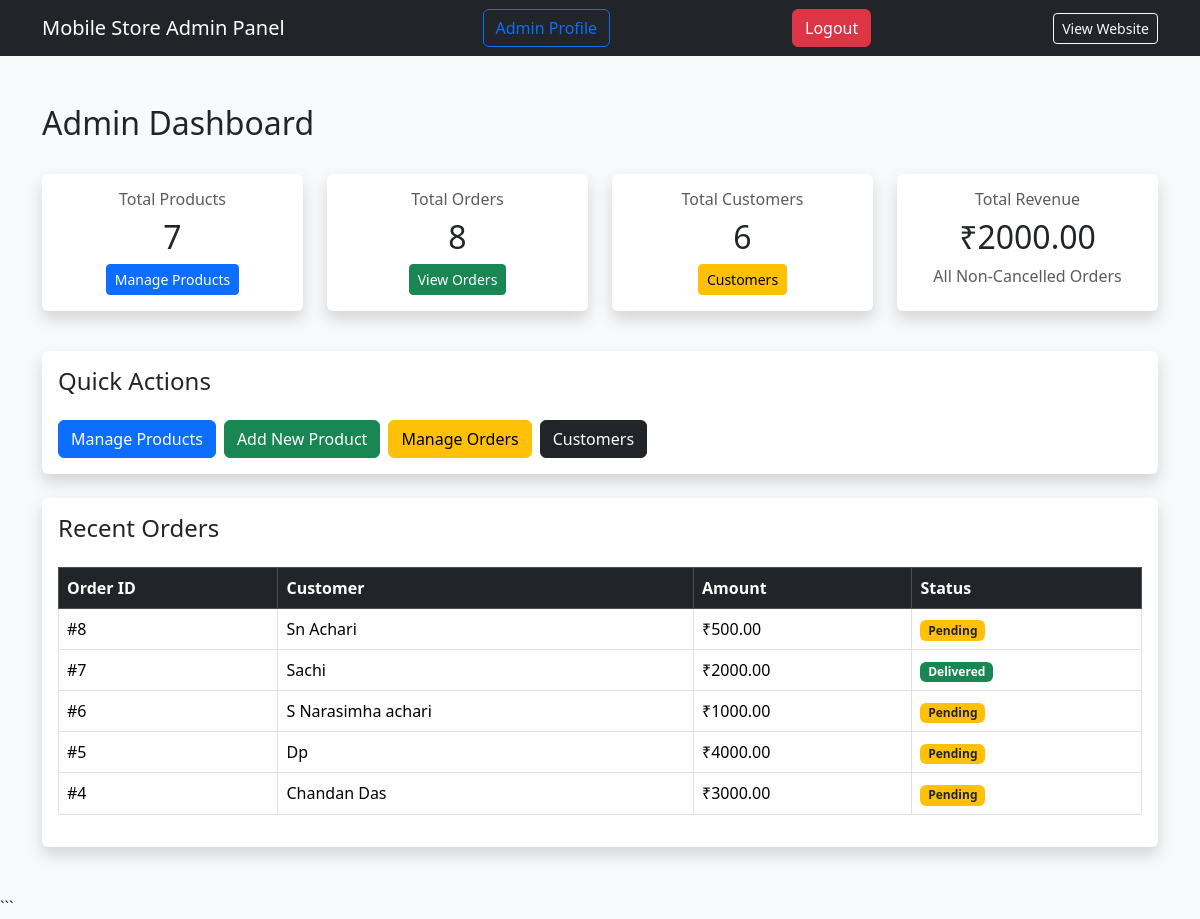
Screenshot of /admin/dashboard (signed in) with the database file from the repository.
### tables this page shows
CREATE TABLE orders (
        id INTEGER PRIMARY KEY AUTOINCREMENT,
        user_id INTEGER NOT NULL,
        customer_name TEXT NOT NULL,
        phone TEXT NOT NULL,
        address TEXT NOT NULL,
        total_amount REAL NOT NULL,
        payment_method TEXT NOT NULL,
        payment_status TEXT NOT NULL DEFAULT 'Pending',
        order_status TEXT NOT NULL DEFAULT 'Pending',
        order_date TIMESTAMP DEFAULT CURRENT_TIMESTAMP
    );

### app.py (the view)
@app.route('/admin/dashboard')
def admin_dashboard():
    if not admin_required():
        flash('Please login first!', 'danger')
        return redirect('/admin/login')
    conn = get_db_connection()
    total_products = conn.execute("""
        SELECT COUNT(*) FROM products
    """).fetchone()[0]
    total_orders = conn.execute("""
        SELECT COUNT(*) FROM orders
    """).fetchone()[0]
    total_customers = conn.execute("""
        SELECT COUNT(*) FROM users
    """).fetchone()[0]
    total_revenue = conn.execute("""
        SELECT COALESCE(SUM(total_amount), 0)
        FROM orders
        WHERE LOWER(order_status) = 'delivered'
        """).fetchone()[0]
    recent_orders = conn.execute("""
        SELECT *
        FROM orders
        ORDER BY id DESC
        LIMIT 5
    """).fetchall()
    recent_customers = conn.execute("""
        SELECT id, name, email, phone
        FROM users
        ORDER BY id DESC
        LIMIT 5
    """).fetchall()
    conn.close()
    return render_template(
        'admin_dashboard.html',
        total_products=total_products,
        total_orders=total_orders,
        total_customers=total_customers,
        total_revenue=total_revenue,
        recent_orders=recent_orders,
        recent_customers=recent_customers
    )

### app.py (called while the page is built)
def get_db_connection():
    conn = sqlite3.connect(DATABASE)
    conn.row_factory = sqlite3.Row
    return conn

def admin_required():
    if not session.get('admin_id'):
        return False
    return True

### templates/admin_dashboard.html (shortened to what this page needs)
<!DOCTYPE html>
<html lang="en">
<head>
    <link href="https://cdn.jsdelivr.net/npm/bootstrap@5.3.3/dist/css/bootstrap.min.css"
          rel="stylesheet">
    <link rel="stylesheet"
          href="{{ url_for('static', filename='css/style.css') }}">
</head>
<body class="bg-light">
<nav class="navbar navbar-dark bg-dark">
    <div class="container">
        <a class="navbar-brand" href="/admin/dashboard">
            Mobile Store Admin Panel
        </a>
        <a href="/admin/profile" class="btn btn-outline-primary">
            Admin Profile
        </a>
        <a href="/admin/logout" class="btn btn-danger">
            Logout
        </a>
        <a href="/" class="btn btn-outline-light btn-sm">
            View Website
        </a>
    </div>
</nav>
<div class="container py-5">
    <div class="d-flex justify-content-between align-items-center mb-4">
        <h2>Admin Dashboard</h2>
    </div>
    <div class="row">
        <div class="col-md-3 mb-4">
            <div class="card shadow h-100">
                <div class="card-body text-center">
                    <h6 class="text-muted">Total Products</h6>
                    <h2>{{ total_products }}</h2>
                    <a href="/admin/products" class="btn btn-primary btn-sm">
                        Manage Products
                    </a>
                </div>
            </div>
        </div>
        <div class="col-md-3 mb-4">
            <div class="card shadow h-100">
                <div class="card-body text-center">
                    <h6 class="text-muted">Total Orders</h6>
                    <h2>{{ total_orders }}</h2>
                    <a href="/admin/orders" class="btn btn-success btn-sm">
                        View Orders
                    </a>
                </div>
            </div>
        </div>
        <div class="col-md-3 mb-4">
            <div class="card shadow h-100">
                <div class="card-body text-center">
                    <h6 class="text-muted">Total Customers</h6>
                    <h2>{{ total_customers }}</h2>
                    <a href="/admin/customers" class="btn btn-warning btn-sm">
                        Customers
                    </a>
                </div>
            </div>
        </div>
        <div class="col-md-3 mb-4">
            <div class="card shadow h-100">
                <div class="card-body text-center">
                    <h6 class="text-muted">Total Revenue</h6>
                    <h2>₹{{ "%.2f"|format(total_revenue|float) }}</h2>
                    <p class="text-muted mb-0">
                        All Non-Cancelled Orders
                    </p>
                </div>
            </div>
        </div>
    </div>
    <div class="card shadow mt-3">
        <div class="card-body">
            <h4 class="mb-4">Quick Actions</h4>
            <div class="d-flex flex-wrap gap-2">
                <a href="/admin/products" class="btn btn-primary">
                    Manage Products
                </a>
                <a href="/admin/add-product" class="btn btn-success">
                    Add New Product
                </a>
                <a href="/admin/orders" class="btn btn-warning">
                    Manage Orders
                </a>
                <a href="/admin/customers" class="btn btn-dark">
                    Customers
                </a>
            </div>
        </div>
    </div>
    <div class="card shadow mt-4">
        <div class="card-body">
            <h4 class="mb-4">Recent Orders</h4>
            <div class="table-responsive">
                <table class="table table-bordered align-middle">
                    <thead class="table-dark">
                        <tr>
                            <th>Order ID</th>
                            <th>Customer</th>
                            <th>Amount</th>
                            <th>Status</th>
                        </tr>
                    </thead>
                    <tbody>
                        {% for order in recent_orders %}
                        <tr>
                            <td>#{{ order['id'] }}</td>
                            <td>{{ order['customer_name'] }}</td>
                            <td>
                                ₹{{ "%.2f"|format(order['total_amount']|float) }}
                            </td>
                            <td>
                                {% if order['order_status'] == 'Delivered' %}
                                    <span class="badge bg-success">
                                        {{ order['order_status'] }}
                                    </span>
                                {% elif order['order_status'] == 'Cancelled' %}
                                    <span class="badge bg-danger">
                                        {{ order['order_status'] }}
                                    </span>
                                {% elif order['order_status'] == 'Pending' %}
                                    <span class="badge bg-warning text-dark">
                                        {{ order['order_status'] }}
                                    </span>
                                {% else %}
                                    <span class="badge bg-info text-dark">
                                        {{ order['order_status'] }}
                                    </span>
                                {% endif %}
                            </td>
                        </tr>
                        {% else %}
                        <tr>
                            <td colspan="4" class="text-center text-muted">
                                No orders found.
                            </td>
                        </tr>
                        {% endfor %}
                    </tbody>
                </table>
            </div>
        </div>
    </div>
</div>
</body>
</html>

### static/css/style.css (style rules this page uses)
.card { transition:0.3s; cursor:pointer; }
.card { border:none; }

### rows the page displays
orders: id "8", customer_name "Sn Achari", total_amount "500.00", order_status "Pending"
orders: id "7", customer_name "Sachi", total_amount "2000.00", order_status "Delivered"
orders: id "6", customer_name "S Narasimha achari", total_amount "1000.00", order_status "Pending"
orders: id "5", customer_name "Dp", total_amount "4000.00", order_status "Pending"
orders: id "4", customer_name "Chandan Das", total_amount "3000.00", order_status "Pending"

### other values shown
{{ total_products }} "7"
{{ total_orders }} "8"
{{ total_customers }} "6"
{{ "%.2f"|format(total_revenue|float) }} "2000.00"
